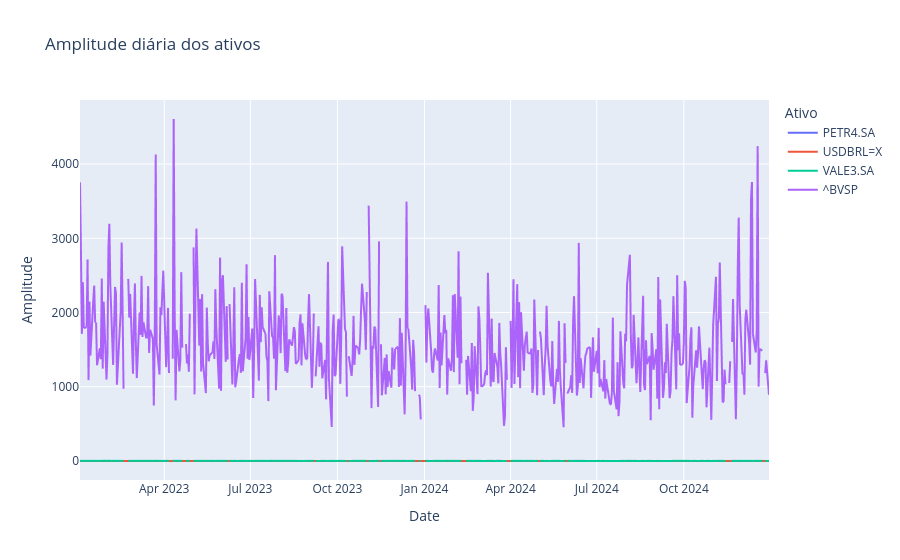

The code cell stored with this chart in its notebook:
### Markdown cell above
Tarefa 01

### Code cell
import yfinance as yf
import pandas as pd
import plotly.express as px

ativos = ['^BVSP', 'USDBRL=X', 'VALE3.SA', 'PETR4.SA']
inicio = '2023-01-01'
fim = '2024-12-31'

df = yf.download(ativos, start=inicio, end=fim, auto_adjust=False)

# amplitude diária
amplitude = df['High'] - df['Low']

# média da amplitude por ativo
media_amplitude = amplitude.mean().sort_values(ascending=False)

# preparar para gráfico
amplitude_long = amplitude.reset_index().melt(
    id_vars='Date',
    var_name='Ativo',
    value_name='Amplitude'
)

fig = px.line(amplitude_long, x='Date', y='Amplitude', color='Ativo',
              title='Amplitude diária dos ativos')
fig.show()

print('Média da amplitude por ativo:')
print(media_amplitude)

### Figure 1 — Plotly figure (JSON) as saved in the notebook; plotly's stock layout.template omitted (floating-point values rounded to 4 significant figures; data arrays with more than 128 entries replaced by an {"elided": "..."} marker saying what was removed)
{"data": [{"hovertemplate": "Ativo=PETR4.SA<br>Date=%{x}<br>Amplitude=%{y}<extra></extra>", "legendgroup": "PETR4.SA", "line": {"color": "#636efa", "dash": "solid"}, "marker": {"symbol": "circle"}, "mode": "lines", "name": "PETR4.SA", "showlegend": true, "type": "scattergl", "x": {"elided": "521 str values"}, "xaxis": "x", "y": {"elided": "521 float values"}, "yaxis": "y"}, {"hovertemplate": "Ativo=USDBRL=X<br>Date=%{x}<br>Amplitude=%{y}<extra></extra>", "legendgroup": "USDBRL=X", "line": {"color": "#EF553B", "dash": "solid"}, "marker": {"symbol": "circle"}, "mode": "lines", "name": "USDBRL=X", "showlegend": true, "type": "scattergl", "x": {"elided": "521 str values"}, "xaxis": "x", "y": {"elided": "521 float values"}, "yaxis": "y"}, {"hovertemplate": "Ativo=VALE3.SA<br>Date=%{x}<br>Amplitude=%{y}<extra></extra>", "legendgroup": "VALE3.SA", "line": {"color": "#00cc96", "dash": "solid"}, "marker": {"symbol": "circle"}, "mode": "lines", "name": "VALE3.SA", "showlegend": true, "type": "scattergl", "x": {"elided": "521 str values"}, "xaxis": "x", "y": {"elided": "521 float values"}, "yaxis": "y"}, {"hovertemplate": "Ativo=^BVSP<br>Date=%{x}<br>Amplitude=%{y}<extra></extra>", "legendgroup": "^BVSP", "line": {"color": "#ab63fa", "dash": "solid"}, "marker": {"symbol": "circle"}, "mode": "lines", "name": "^BVSP", "showlegend": true, "type": "scattergl", "x": {"elided": "521 str values"}, "xaxis": "x", "y": {"elided": "521 int values"}, "yaxis": "y"}], "layout": {"legend": {"title": {"text": "Ativo"}, "tracegroupgap": 0}, "title": {"text": "Amplitude diária dos ativos"}, "xaxis": {"anchor": "y", "domain": [0, 1], "title": {"text": "Date"}}, "yaxis": {"anchor": "x", "domain": [0, 1], "title": {"text": "Amplitude"}}}}
